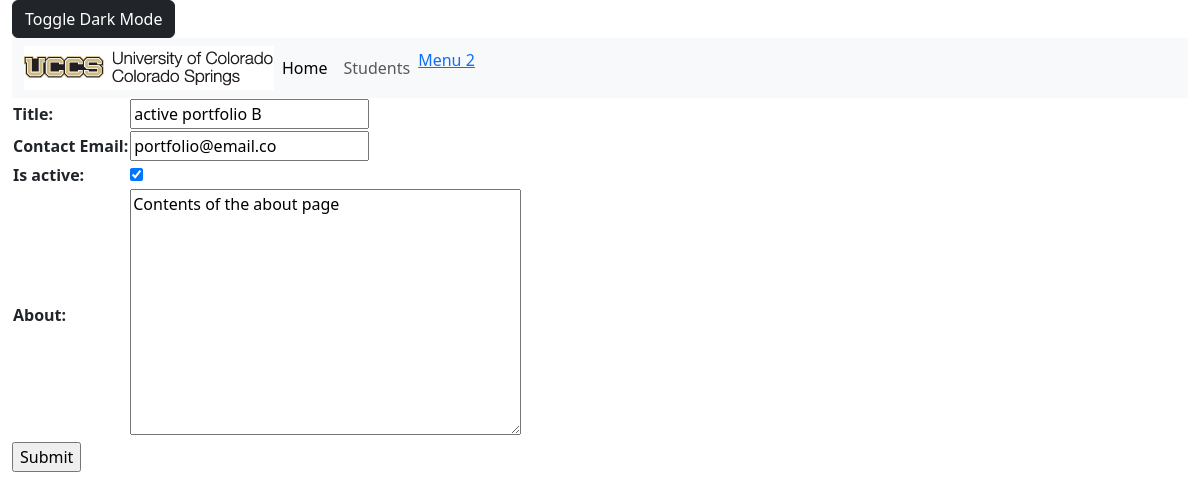
The page /student/14/update_portfolio/ on the database its author committed.
### portfolio_app/models.py (models this page shows, shortened)
class Portfolio(models.Model):
    title = models.CharField(max_length=200)
    contact_email = models.EmailField("Contact Email", max_length=200)
    is_active = models.BooleanField(default=False)
    about = models.TextField(blank=True)

### portfolio_app/views.py (the view)
# urls.py: path('student/<str:pk>/update_portfolio/', views.updatePortfolio, name='update_portfolio'),
def updatePortfolio(request, pk):
    portfolio = get_object_or_404(Portfolio, pk=pk)
    form = PortfolioForm(instance=portfolio)
    if request.method == 'POST':
        form = PortfolioForm(request.POST, instance=portfolio)
        if form.is_valid():
            portfolio = form.save()
            return redirect('student-detail', portfolio.student.pk)
    context = {'form': form}
    return render(request, 'portfolio_app/portfolio_form.html', context)

### portfolio_app/forms.py
class PortfolioForm(ModelForm):
    class Meta:
        model = Portfolio
        fields = '__all__'

### portfolio_app/templates/portfolio_app/portfolio_form.html (shortened to what this page needs)
{% extends 'portfolio_app/base_template.html' %}
{% block content %}
  <form action="" method="POST">
    <table >{{ form.as_table }}</table>
    <input type="submit" name="Submit" />
  </form>
{% endblock %}

### rows shown on the page
Portfolio: title "active portfolio B", contact_email "portfolio@email.co", is_active "☑", about "Contents of the about page"
